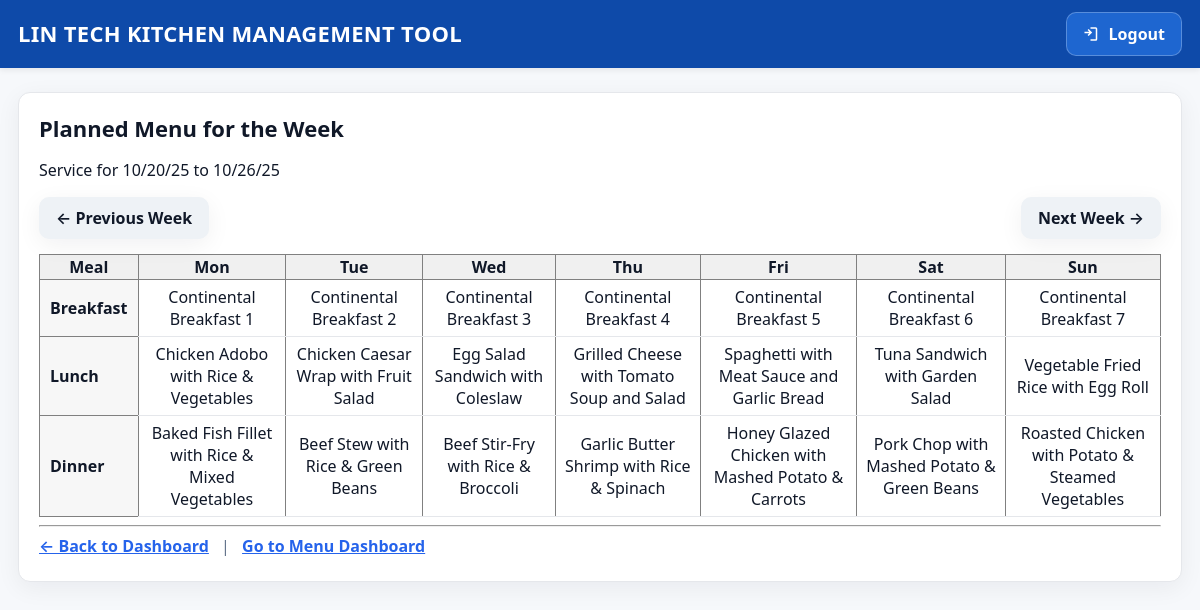
The page /menu/planned?offset=-1 (signed in) on the database its author committed.
### models.py (models this page shows, shortened)
class Menu(db.Model):
    __tablename__ = "menu"
    id = db.Column(db.Integer, primary_key=True)
    meal_type = db.Column(db.String(50), nullable=False)  # Breakfast, Lunch, Dinner
    title = db.Column(db.String(150), nullable=False)
    description = db.Column(db.Text)
    ingredients = relationship("MenuIngredient", backref="menu", cascade="all, delete-orphan")

### app.py (the view)
    @app.route("/menu/planned")
    @login_required
    def planned_menus():
        try:
            offset = int(request.args.get("offset", 0))
        except Exception:
            offset = 0
        today = date.today()
        current_monday = today - timedelta(days=today.weekday())
        week_start = current_monday + timedelta(weeks=offset)
        week_end = week_start + timedelta(days=6)
        dows = ["Mon", "Tue", "Wed", "Thu", "Fri", "Sat", "Sun"]
        days = [{"dow": dows[i], "date": (week_start + timedelta(days=i))} for i in range(7)]
        schedules = (
            MenuSchedule.query
            .filter(MenuSchedule.date >= week_start,
                    MenuSchedule.date <= week_end)
            .order_by(MenuSchedule.date.asc(), MenuSchedule.meal_type.asc())
            .all()
        )
        grouped = defaultdict(lambda: defaultdict(list))
        menu_title_cache = {}
        def menu_title(mid):
            if mid in menu_title_cache:
                return menu_title_cache[mid]
            m = Menu.query.get(mid) if mid else None
            title = m.title if m else "(untitled)"
            menu_title_cache[mid] = title
            return title
        for s in schedules:
            grouped[s.date][s.meal_type].append({
                "id": s.id,
                "menu_title": menu_title(s.menu_id)
            })
        prev_url = url_for("planned_menus", offset=offset-1)
        next_url = url_for("planned_menus", offset=offset+1)
        return render_template(
            "planned_menu_week.html",
            grouped=grouped,
            week_start=week_start,
            week_end=week_end,
            days=days,
            prev_url=prev_url,
            next_url=next_url,
            offset=offset
        )

### templates/planned_menu_week.html (shortened to what this page needs)
{% extends "base.html" %}
{% block content %}
<div class="card" style="padding:20px;">
  <h2 style="margin-bottom:10px;">Planned Menu for the Week</h2>
  <p>
    Service for {{ week_start.strftime('%m/%d/%y') }} to {{ week_end.strftime('%m/%d/%y') }}
  </p>
  <div style="display:flex; justify-content:space-between; margin:15px 0;">
    <a class="btn btn-secondary" href="{{ prev_url }}">← Previous Week</a>
    <a class="btn btn-secondary" href="{{ next_url }}">Next Week →</a>
  </div>
  <table border="1" width="100%" style="border-collapse:collapse; text-align:center;">
    <tr>
      <th style="background:#f0f0f0;">Meal</th>
      {% for d in days %}
        <th style="background:#f0f0f0;">{{ d.dow }}</th>
      {% endfor %}
    </tr>
    {% set meals = ["Breakfast", "Lunch", "Dinner"] %}
    {% for meal in meals %}
      <tr>
        <th style="background:#f7f7f7; text-align:left; padding:6px 10px;">{{ meal }}</th>
        {% for d in days %}
          {% set day_obj = d.date %}
          <td style="padding:6px 8px;">
            {% set items = grouped.get(day_obj, {}).get(meal, []) %}
            {% if items and items|length > 0 %}
              {% for it in items %}
                <div>{{ it.menu_title }}</div>
              {% endfor %}
            {% else %}
              &mdash;
            {% endif %}
          </td>
        {% endfor %}
      </tr>
    {% endfor %}
  </table>
<hr class="my-4">
<div class="bottom-links">
  <a href="{{ url_for('dashboard') }}" class="back-link">← Back to Dashboard</a>
  <span class="sep">|</span>
  <a href="{{ url_for('menu_hub') }}" class="back-link">Go to Menu Dashboard</a>
</div>
{% endblock %}

### templates/base.html (style rules this page uses)
:root { --bg:#f6f8fb; --card:#ffffff; --text:#101828; --line:#e5e7eb; --primary:#1e66d0; --primary-600:#1b59b5; --danger:#dc2626; --shadow:0 6px 24px rgba(16,24,40,.06); --radius:12px; --radius-sm:10px; }
* { box-sizing:border-box; }
html,body { height:100%; }
body { margin:0; background:var(--bg); color:var(--text); -webkit-font-smoothing:antialiased; font-family: system-ui,-apple-system,Segoe UI,Roboto,"Helvetica Neue",Arial,"Noto Sans"; }
h2 { font-size:22px; margin:0 0 12px; }
.btn { display:inline-flex; align-items:center; justify-content:center; height:42px; padding:0 16px; border-radius:10px; border:1px solid transparent; background:var(--card); color:var(--text); text-decoration:none; font-weight:600; cursor:pointer; box-shadow:var(--shadow); }
.btn-secondary { background:#eef2f6; }
.card { background:var(--card); border:1px solid var(--line); border-radius:var(--radius); padding:16px; box-shadow:var(--shadow); }
table { width:100%; border-collapse:collapse; }
tbody td { border-bottom:1px solid var(--line); padding:14px 12px; vertical-align:middle; }
a { color:var(--primary); }
a.btn { color:inherit; }

### templates/planned_menu_week.html (style rules this page uses)
.bottom-links { margin: 8px 0 4px; text-align: left; }
.bottom-links .back-link { color: #2563eb; text-decoration: underline; font-weight: 600; }
.bottom-links .sep { margin: 0 .5rem; color: #64748b; }

### rows shown on the page
Menu: menu_title "Continental Breakfast 1"
Menu: menu_title "Continental Breakfast 2"
Menu: menu_title "Continental Breakfast 3"
Menu: menu_title "Continental Breakfast 4"
Menu: menu_title "Continental Breakfast 5"
Menu: menu_title "Continental Breakfast 6"
Menu: menu_title "Continental Breakfast 7"
Menu: menu_title "Chicken Adobo with Rice & Vegetables"
Menu: menu_title "Chicken Caesar Wrap with Fruit Salad"
Menu: menu_title "Egg Salad Sandwich with Coleslaw"
Menu: menu_title "Grilled Cheese with Tomato Soup and Salad"
Menu: menu_title "Spaghetti with Meat Sauce and Garlic Bread"
Menu: menu_title "Tuna Sandwich with Garden Salad"
Menu: menu_title "Vegetable Fried Rice with Egg Roll"
Menu: menu_title "Baked Fish Fillet with Rice & Mixed Vegetables"
Menu: menu_title "Beef Stew with Rice & Green Beans"
Menu: menu_title "Beef Stir-Fry with Rice & Broccoli"
Menu: menu_title "Garlic Butter Shrimp with Rice & Spinach"
Menu: menu_title "Honey Glazed Chicken with Mashed Potato & Carrots"
Menu: menu_title "Pork Chop with Mashed Potato & Green Beans"
Menu: menu_title "Roasted Chicken with Potato & Steamed Vegetables"

### other values the page prints
{{ week_start.strftime('%m/%d/%y') }} "10/20/25"
{{ week_end.strftime('%m/%d/%y') }} "10/26/25"
{{ d.dow }} "Mon" "Tue" "Wed" "Thu" "Fri" "Sat" "Sun"
{{ meal }} "Breakfast" "Lunch" "Dinner"
